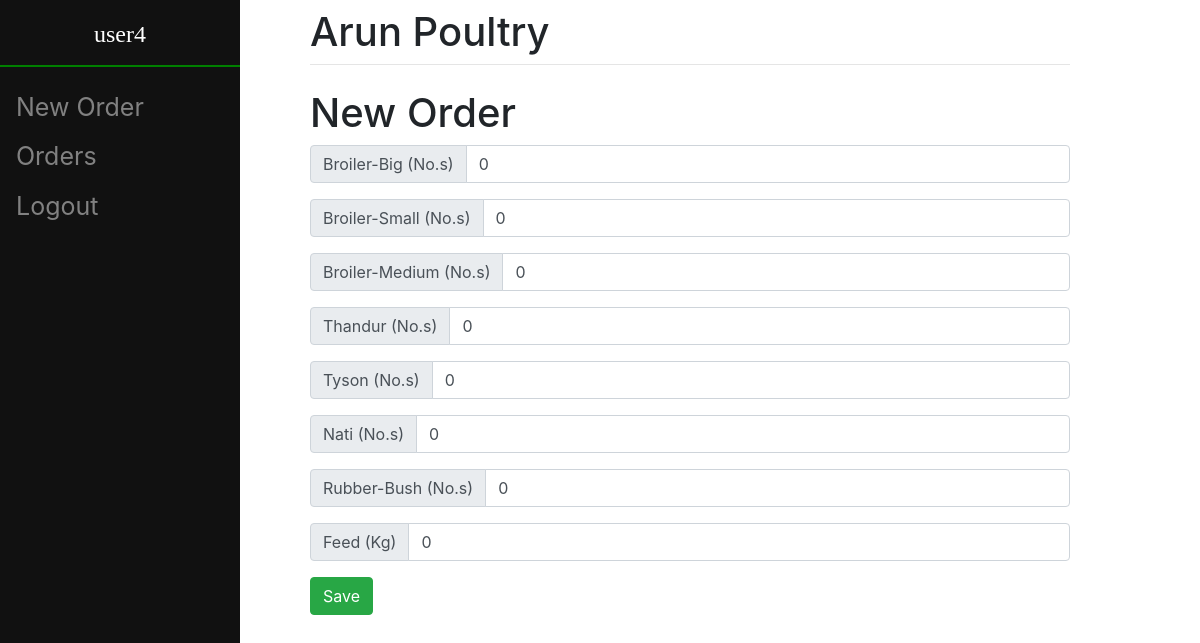
Screenshot of /create/ (signed in) with the database file from the repository.
### item/models.py (models this page shows, shortened)
class Item(models.Model):
	name = models.CharField(max_length = 50, unique = True)
	desc = models.CharField(max_length = 100)
	unit = models.CharField(max_length = 10, default = "No.s")

### orders/views.py (the view, shortened to what this page needs)
# urls.py: path("create/", views.OrderCreateView.as_view(success_url = "/view/order/"), name = "order_create"),
class OrderCreateView(LRM, View):
    template_name = 'orders/order_create.html'
    wrong_time_page = 'orders/wrong_time.html'
    success_url = "/view/order/"
    def get(self, response):
        ctx = dict()
        ctx["privilege"] = get_object_or_404(User_Type, user = response.user).privilege
        cur_time = dt.datetime.now()
        cur_hour = int(cur_time.strftime("%H"))
        if cur_hour >= 6 and cur_hour < 18:
            ctx["message"] = "Order can only be placed between 6:00 pm to 6:00 am the next day"
            return render(response, self.wrong_time_page, ctx)
        items = Item.objects.all()
        ctx["items"] = items
        return render(response, self.template_name, ctx)

### orders/templates/orders/order_create.html (shortened to what this page needs)
{% extends 'orders/base.html' %}
{% block content %}
    <h1>New Order</h1>
    <form action ="/create/" method = "POST">
        {% for it in items %}
            <div class = "input-group mb-3">
                <div class = "input-group-prepend">
                    <div class = "input-group-text">
                        {{ it.name }} ({{ it.unit }})
                    </div>
                </div>
                <input type = "number" value = "0" min = 0 name = {{it.name}} class = "form-control">
            </div>
        {% endfor %}
        <button type="submit", name="save", value="save", class = "btn btn-success">Save</button>
    </form>
{% endblock %}

### orders/templates/orders/base.html (shortened to what this page needs)
<!doctype html>
<html>
<head>
	<link rel="stylesheet" href="https://stackpath.bootstrapcdn.com/bootstrap/4.3.1/css/bootstrap.min.css">
</head>
<body>
	<div class="sidenav">
		{% block side %}
			{% if user.is_authenticated %}
				<h4>{{ user.username }}</h4>
				<hr>
				{% if privilege %}
					<a href = "/register">Users</a>
					<a href = "/item/view/">Items</a>
				{% else %}
					<a href="/create">New Order</a>
				{% endif %}
				<a href="/view">Orders</a>
				<a href = "/logout">Logout</a>
			{% else %}
				<a href="/">Home</a>
				<a href="/login">Login</a>
			{% endif %}
		{% endblock %}
	</div>
	<div id="content" name="content" class="main">
				<h1 class="mt-2">Arun Poultry</h1>
				<hr class="mt-0 mb-4">
				{% block content %}
				{% endblock %}
	</div>
</body>
</html>

### orders/templates/orders/base.html (style rules this page uses)
.sidenav { height:100%; width: 20%; position: fixed; z-index:1; top:0; left:0; background-color:#111; overflow-x:hidden; padding-top:20px; }
.sidenav h4 { font-family: 'Times New Roman', Times, serif; color: #FFFFFF; text-align: center; }
.sidenav hr { border: 1px solid green; }
.sidenav a { padding:6px 8px 6px 16px; text-decoration: none; font-size:25px; color: #818181; display:block; }
.main { margin-left: 25%; padding: 0px 10px; margin-right: 10%; margin-bottom: 5%; }

### rows the page displays
Item: name "Broiler-Big", unit "No.s"
Item: name "Broiler-Small", unit "No.s"
Item: name "Broiler-Medium", unit "No.s"
Item: name "Thandur", unit "No.s"
Item: name "Tyson", unit "No.s"
Item: name "Nati", unit "No.s"
Item: name "Rubber-Bush", unit "No.s"
Item: name "Feed", unit "Kg"

### other values shown
{{ user.username }} "user4"
